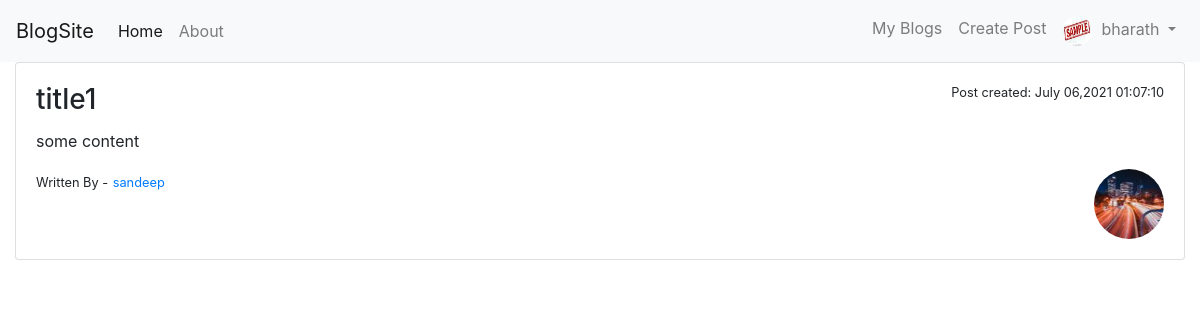
Before: /post/2/ (signed in) with the older database file.
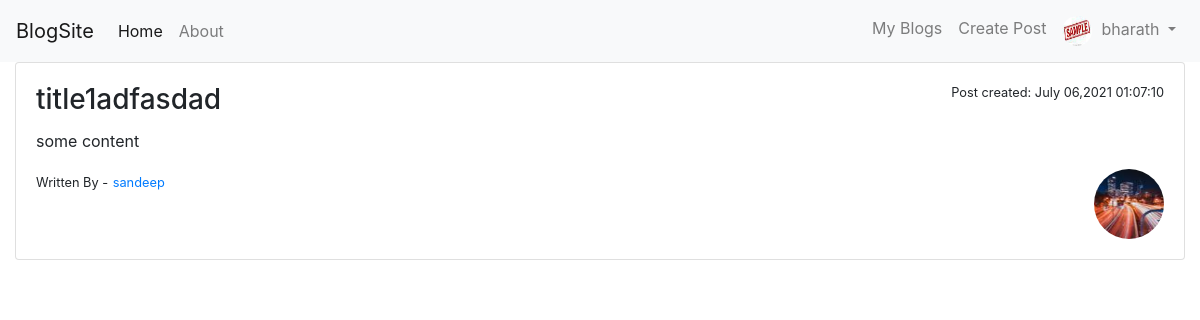
After: the same page with the newer database file.
### blog/models.py (models this page shows, shortened)
class Post(models.Model):
    title=models.CharField(max_length=50)
    content=models.TextField()
    date=models.DateTimeField(default=timezone.now)
    author=models.ForeignKey(User, on_delete=models.CASCADE)

### users/models.py (models this page shows, shortened)
class Profile(models.Model):
    user=models.OneToOneField(User,on_delete=models.CASCADE)
    image=models.ImageField(upload_to='profile_pics', default='default.jpg')

### blog/views.py (the view)
# urls.py: path('post/<int:pk>/',PostDetailView.as_view(),name='post-detail'),
class PostDetailView(LoginRequiredMixin,DetailView):
    model=Post

### blog/templates/blog/post_detail.html (shortened to what this page needs)
{% extends 'base.html' %}
{% block content %}
    <div class="card" style="margin-bottom: 15px;">
        <div class="card-body" >
            <small style="display:inline;float:right;">Post created: {{object.date|date:"F d,Y h:m:s "}}</small>
            <h3 class="card-title">{{object.title}}</h3>
            <p class="card-text">{{object.content|truncatewords:10}}</p>
            <small>Written By -</small>
            <a href="{% url 'user-post' object.author.username %}"><small>{{object.author.username}}</small></a>
            <img src={{object.author.profile.image.url}} alt="none" class="rounded-circle" height=70 width =70 style="display: inline;float:right;">
            <br>
            <br>
        </div>
    </div>
{% endblock %}

Changed rows visible on the page:
changed Post "some content": title "title1" → "title1adfasdad"
